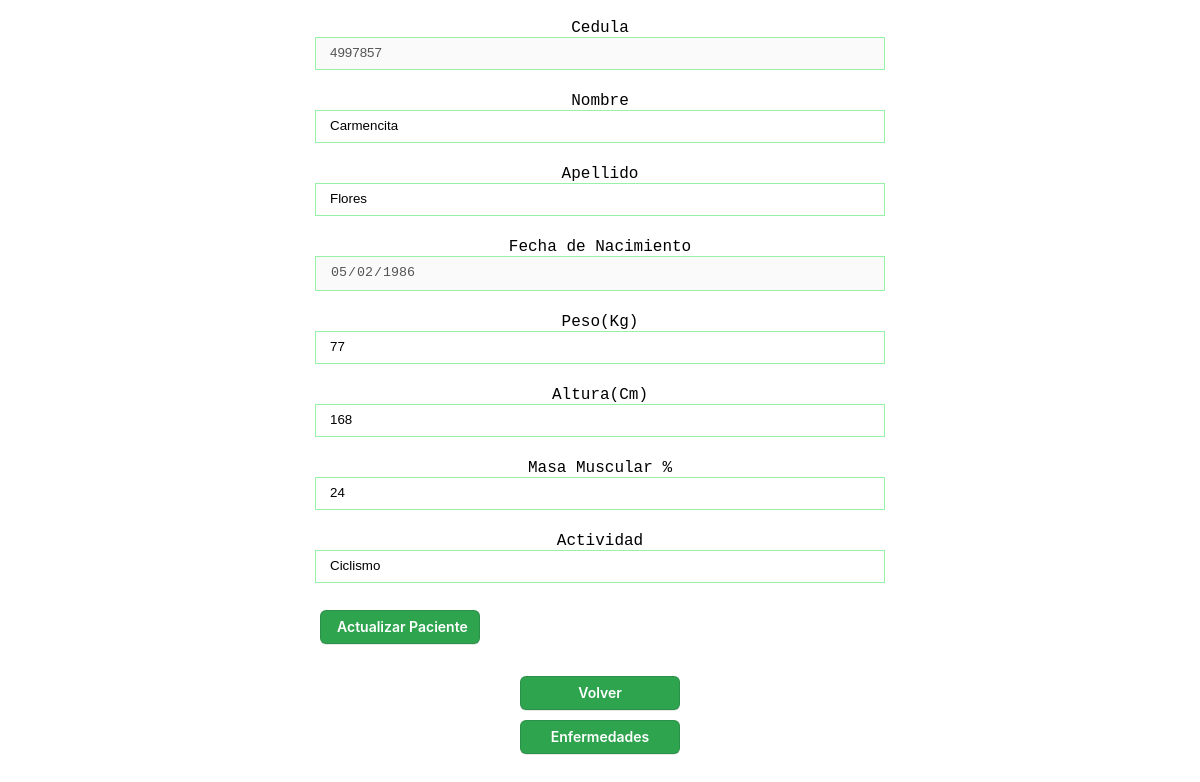
The page /forms/registros/datos.php?dni=4997857 on the database its author committed.
### tables this page shows
CREATE TABLE `pacientes` (
  `dni` int NOT NULL,
  `nombre` varchar(30) NOT NULL,
  `Apellido` varchar(30) NOT NULL,
  `fecha_nac` date NOT NULL,
  `peso` smallint NOT NULL,
  `altura` int NOT NULL,
  `masa_muscular` int NOT NULL,
  `actividad_fisica` varchar(45) NOT NULL,
  PRIMARY KEY (`dni`)
);

### forms/registros/datos.php (the view, shortened to what this page needs)
<?php
    require_once("../../database/database.php");
    if(isset($_GET["dni"])){
        $dni = $_GET["dni"];
    }
	$sql = "SELECT * FROM pacientes WHERE dni=:dni";
	$registros1=$conn->prepare($sql);
	$registros1->execute(array(":dni"=>$dni));
	$registros=$registros1->fetchAll();
?>
<!DOCTYPE html>
<html lang="en">
<head>
    <link rel="stylesheet" href="./custom1.css">
</head>
<body>
    <div class="container">
    <?php foreach ($registros as $key):?>
        <form class="form" name="form1" method="post" action="datos.php?dni=<?php echo $dni ?>">
                    <div class="item">
                        <label for="Cedula" class="label">Cedula</label>
                        <input type="number" name="dni" class="form-control" value="<?php echo $key["dni"] ?>" disabled>
                    </div>
                    <div class="item">
                    <label for="Cedula" class="label">Nombre</label>
                        <input type="text" name="name" class="form-control" maxlength="30" value="<?php echo $key["nombre"] ?>">
                    </div>
                    <div class="item">
                    <label for="Cedula" class="label">Apellido</label>
                        <input type="text" name="last" class="form-control" maxlength="30" value="<?php echo $key["Apellido"] ?>">
                    </div>
                    <div class="item">
                    <label for="Cedula" class="label">Fecha de Nacimiento</label>
                        <input type="date" class="form-control" value="<?php echo $key["fecha_nac"] ?>" disabled>
                    </div>
                    <div class="item">
                    <label for="Cedula" class="label">Peso(Kg)</label>
                        <input type="number" name="weight"min="30" max="140" class="form-control" value="<?php echo $key["peso"] ?>">
                    </div>
                    <div class="item">
                    <label for="Cedula" class="label">Altura(Cm)</label>
                        <input type="number" name="height"min="80" max="240" class="form-control" value="<?php echo $key["altura"] ?>">
                    </div>
                    <div class="item">
                    <label for="Cedula" class="label">Masa Muscular %</label>
                        <input type="number" name="masa"min="05" max="100" class="form-control" value="<?php echo $key["masa_muscular"] ?>">
                    </div>
                    <div class="item">
                    <label for="Cedula" class="label">Actividad</label>
                        <input type="Text" name="activity"class="form-control" maxlength="30" value="<?php echo $key["actividad_fisica"] ?>">
                    </div>
                    <div class="item">
                        <button type="submit" name="add" class="button btn-create">Actualizar Paciente</button>
                    </div>
                </form>
                    <div class="item">
                    <a href="../../">
                        <button class="button btn-create">Volver</button>
                    </a>
                    <a href="../../views/enfermedad/enfermedades.php?dni=<?php echo $dni?>">
                        <button class="button btn-create">Enfermedades</button>
                    </a>
                    </div>
                <?php endforeach; ?>
    </div>
</body>
</html>

### forms/registros/custom1.css (style rules this page uses)
.container { display: flex; flex-direction: column; justify-content: center; align-items: center; }
form { width: 50%; display: flex; flex-direction: column; }
.item { display: flex; flex-direction: column; padding: 4px; margin: 7px; text-align: center; justify-content: center; }
.button { appearance: none; background-color: #2ea44f; border: 1px solid rgba(27, 31, 35, .15); border-radius: 6px; box-shadow: rgba(27, 31, 35, .1) 0 1px 0; box-sizing: border-box; color: #fff; cursor: pointer; display: inline-block; font-family: -apple-system,system-ui,"Segoe UI",Helvetica,Arial,sans-serif,"Apple Color Emoji","Segoe UI Emoji"; font-size: 14px; font-weight: 600; line-height: 20px; padding: 6px 16px; position: relative; text-align: center; text-decoration: none; user-select: none; width: 160px; -webkit-user-select: none; touch-action: manipulation; vertical-align: middle; white-space: nowrap; margin:5px; }
.form-control { border: 1px solid #99f0a7; padding: 7px 14px 9px; transition: 0.4s; }
.label { font-size:16px; font-family: 'Courier New', Courier, monospace; }

### rows shown on the page
pacientes: dni "4997857", name "Carmencita", last "Flores", fecha_nac "05/02/1986", weight "77", height "168", masa "24", activity "Ciclismo"
